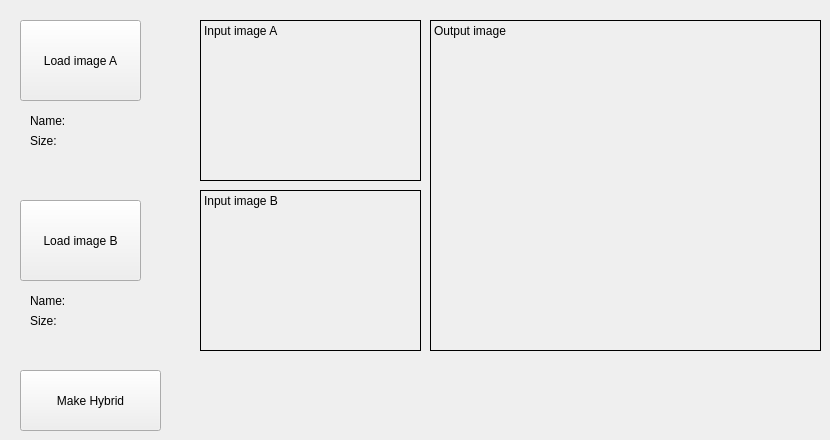
    <widget class="QWidget" name="tab_hybrid">
     <attribute name="title">
      <string>Hybrid</string>
     </attribute>
     <widget class="QLabel" name="label_histograms_input_2">
      <property name="geometry">
       <rect>
        <x>200</x>
        <y>20</y>
        <width>221</width>
        <height>161</height>
       </rect>
      </property>
      <property name="frameShape">
       <enum>QFrame::Box</enum>
      </property>
      <property name="text">
       <string>Input image A</string>
      </property>
      <property name="alignment">
       <set>Qt::AlignLeading|Qt::AlignLeft|Qt::AlignTop</set>
      </property>
     </widget>
     <widget class="QLabel" name="label_histograms_hinput_2">
      <property name="geometry">
       <rect>
        <x>200</x>
        <y>190</y>
        <width>221</width>
        <height>161</height>
       </rect>
      </property>
      <property name="frameShape">
       <enum>QFrame::Box</enum>
      </property>
      <property name="text">
       <string>Input image B</string>
      </property>
      <property name="textFormat">
       <enum>Qt::PlainText</enum>
      </property>
      <property name="alignment">
       <set>Qt::AlignLeading|Qt::AlignLeft|Qt::AlignTop</set>
      </property>
     </widget>
     <widget class="QLabel" name="label_histograms_output_2">
      <property name="geometry">
       <rect>
        <x>430</x>
        <y>20</y>
        <width>391</width>
        <height>331</height>
       </rect>
      </property>
      <property name="frameShape">
       <enum>QFrame::Box</enum>
      </property>
      <property name="text">
       <string>Output image</string>
      </property>
      <property name="alignment">
       <set>Qt::AlignLeading|Qt::AlignLeft|Qt::AlignTop</set>
      </property>
     </widget>
     <widget class="QLabel" name="label_12">
      <property name="geometry">
       <rect>
        <x>30</x>
        <y>110</y>
        <width>71</width>
        <height>21</height>
       </rect>
      </property>
      <property name="text">
       <string>Name:</string>
      </property>
     </widget>
     <widget class="QPushButton" name="pushButton_histograms_load_2">
      <property name="geometry">
       <rect>
        <x>20</x>
        <y>20</y>
        <width>121</width>
        <height>81</height>
       </rect>
      </property>
      <property name="text">
       <string>Load image A</string>
      </property>
     </widget>
     <widget class="QLabel" name="label_13">
      <property name="geometry">
       <rect>
        <x>30</x>
        <y>130</y>
        <width>71</width>
        <height>21</height>
       </rect>
      </property>
      <property name="text">
       <string>Size:</string>
      </property>
     </widget>
     <widget class="QLabel" name="label_14">
      <property name="geometry">
       <rect>
        <x>30</x>
        <y>310</y>
        <width>71</width>
        <height>21</height>
       </rect>
      </property>
      <property name="text">
       <string>Size:</string>
      </property>
     </widget>
     <widget class="QLabel" name="label_15">
      <property name="geometry">
       <rect>
        <x>30</x>
        <y>290</y>
        <width>71</width>
        <height>21</height>
       </rect>
      </property>
      <property name="text">
       <string>Name:</string>
      </property>
     </widget>
     <widget class="QPushButton" name="pushButton_histograms_load_3">
      <property name="geometry">
       <rect>
        <x>20</x>
        <y>200</y>
        <width>121</width>
        <height>81</height>
       </rect>
      </property>
      <property name="text">
       <string>Load image B</string>
      </property>
     </widget>
     <widget class="QPushButton" name="pushButton_histograms_load_4">
      <property name="geometry">
       <rect>
        <x>20</x>
        <y>370</y>
        <width>141</width>
        <height>61</height>
       </rect>
      </property>
      <property name="text">
       <string>Make Hybrid</string>
      </property>
     </widget>
    </widget>
